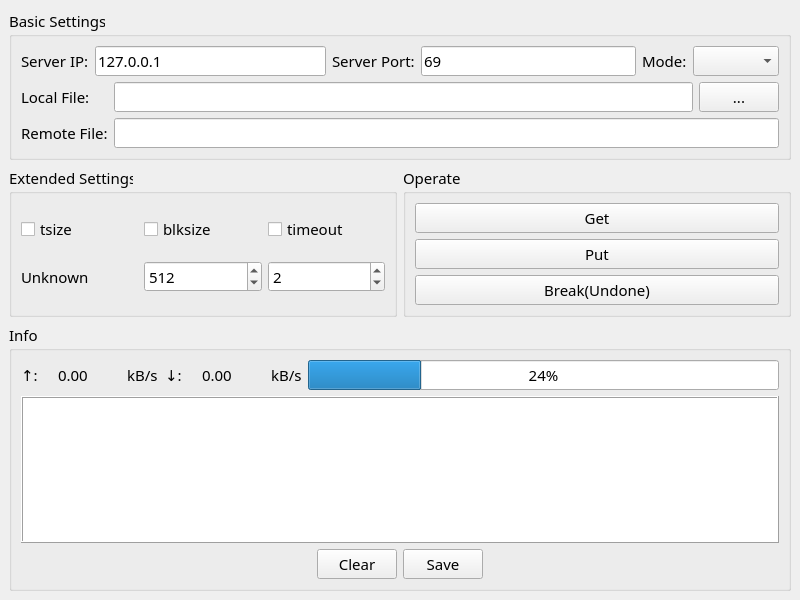
<?xml version="1.0" encoding="UTF-8"?>
<ui version="4.0">
 <class>MainWindow</class>
 <widget class="QMainWindow" name="MainWindow">
  <property name="geometry">
   <rect>
    <x>0</x>
    <y>0</y>
    <width>800</width>
    <height>600</height>
   </rect>
  </property>
  <property name="font">
   <font>
    <family>新宋体</family>
    <pointsize>11</pointsize>
   </font>
  </property>
  <property name="windowTitle">
   <string>TFTP CLIENT by XBA</string>
  </property>
  <property name="windowIcon">
   <iconset resource="images/images.qrc">
    <normaloff>:/icon.png</normaloff>:/icon.png</iconset>
  </property>
  <widget class="QWidget" name="centralwidget">
   <layout class="QVBoxLayout" name="verticalLayout_6">
    <item>
     <widget class="QGroupBox" name="groupBox_2">
      <property name="title">
       <string>Basic Settings</string>
      </property>
      <layout class="QVBoxLayout" name="verticalLayout_5">
       <item>
        <layout class="QHBoxLayout" name="horizontalLayout_8">
         <item>
          <layout class="QHBoxLayout" name="horizontalLayout_4">
           <item>
            <widget class="QLabel" name="ServerIPLabel">
             <property name="frameShape">
              <enum>QFrame::NoFrame</enum>
             </property>
             <property name="frameShadow">
              <enum>QFrame::Raised</enum>
             </property>
             <property name="text">
              <string>Server IP:</string>
             </property>
            </widget>
           </item>
           <item>
            <widget class="QLineEdit" name="ServerIPLineEdit">
             <property name="text">
              <string>127.0.0.1</string>
             </property>
             <property name="maxLength">
              <number>512</number>
             </property>
            </widget>
           </item>
          </layout>
         </item>
         <item>
          <layout class="QHBoxLayout" name="horizontalLayout_6">
           <item>
            <widget class="QLabel" name="ServerPortLabel">
             <property name="frameShape">
              <enum>QFrame::NoFrame</enum>
             </property>
             <property name="frameShadow">
              <enum>QFrame::Raised</enum>
             </property>
             <property name="text">
              <string>Server Port:</string>
             </property>
            </widget>
           </item>
           <item>
            <widget class="QLineEdit" name="ServerPortLineEdit">
             <property name="focusPolicy">
              <enum>Qt::StrongFocus</enum>
             </property>
             <property name="text">
              <string>69</string>
             </property>
             <property name="maxLength">
              <number>128</number>
             </property>
            </widget>
           </item>
          </layout>
         </item>
         <item>
          <layout class="QHBoxLayout" name="horizontalLayout_7">
           <item>
            <widget class="QLabel" name="ModeLabel">
             <property name="text">
              <string>Mode:</string>
             </property>
            </widget>
           </item>
           <item>
            <widget class="QComboBox" name="ModeComboBox"/>
           </item>
          </layout>
         </item>
        </layout>
       </item>
       <item>
        <layout class="QHBoxLayout" name="horizontalLayout_3">
         <item>
          <layout class="QVBoxLayout" name="verticalLayout_3">
           <item>
            <widget class="QLabel" name="LocalFileLabel">
             <property name="frameShape">
              <enum>QFrame::NoFrame</enum>
             </property>
             <property name="frameShadow">
              <enum>QFrame::Raised</enum>
             </property>
             <property name="text">
              <string>Local File:</string>
             </property>
            </widget>
           </item>
           <item>
            <widget class="QLabel" name="RemoteFileLabel">
             <property name="frameShape">
              <enum>QFrame::NoFrame</enum>
             </property>
             <property name="frameShadow">
              <enum>QFrame::Raised</enum>
             </property>
             <property name="text">
              <string>Remote File:</string>
             </property>
            </widget>
           </item>
          </layout>
         </item>
         <item>
          <layout class="QVBoxLayout" name="verticalLayout_2">
           <item>
            <layout class="QHBoxLayout" name="horizontalLayout_2">
             <item>
              <widget class="QLineEdit" name="LocalFileLineEdit">
               <property name="maxLength">
                <number>512</number>
               </property>
              </widget>
             </item>
             <item>
              <widget class="QPushButton" name="dirBtn">
               <property name="text">
                <string>...</string>
               </property>
               <property name="icon">
                <iconset resource="images/images.qrc">
                 <normaloff>:/openFile.png</normaloff>:/openFile.png</iconset>
               </property>
              </widget>
             </item>
            </layout>
           </item>
           <item>
            <widget class="QLineEdit" name="RemoteFileLineEdit">
             <property name="maxLength">
              <number>512</number>
             </property>
             <property name="frame">
              <bool>true</bool>
             </property>
             <property name="clearButtonEnabled">
              <bool>false</bool>
             </property>
            </widget>
           </item>
          </layout>
         </item>
        </layout>
       </item>
      </layout>
     </widget>
    </item>
    <item>
     <layout class="QHBoxLayout" name="horizontalLayout_5">
      <item>
       <widget class="QGroupBox" name="groupBox">
        <property name="title">
         <string>Extended Settings</string>
        </property>
        <layout class="QHBoxLayout" name="horizontalLayout">
         <item>
          <layout class="QGridLayout" name="gridLayout">
           <item row="0" column="0">
            <widget class="QCheckBox" name="tsizeCheckBox">
             <property name="autoFillBackground">
              <bool>false</bool>
             </property>
             <property name="text">
              <string>tsize</string>
             </property>
            </widget>
           </item>
           <item row="0" column="1">
            <widget class="QCheckBox" name="blksizeCheckBox">
             <property name="text">
              <string>blksize</string>
             </property>
            </widget>
           </item>
           <item row="0" column="2">
            <widget class="QCheckBox" name="timeoutCheckBox">
             <property name="text">
              <string>timeout</string>
             </property>
            </widget>
           </item>
           <item row="1" column="0">
            <widget class="QLabel" name="tsizeLabel">
             <property name="layoutDirection">
              <enum>Qt::LeftToRight</enum>
             </property>
             <property name="text">
              <string>Unknown</string>
             </property>
            </widget>
           </item>
           <item row="1" column="1">
            <widget class="QSpinBox" name="blksizeSpinBox">
             <property name="frame">
              <bool>true</bool>
             </property>
             <property name="maximum">
              <number>16384</number>
             </property>
             <property name="value">
              <number>512</number>
             </property>
            </widget>
           </item>
           <item row="1" column="2">
            <widget class="QSpinBox" name="timeoutSpinBox">
             <property name="maximum">
              <number>255</number>
             </property>
             <property name="value">
              <number>2</number>
             </property>
            </widget>
           </item>
          </layout>
         </item>
        </layout>
       </widget>
      </item>
      <item>
       <widget class="QGroupBox" name="groupBox_3">
        <property name="title">
         <string>Operate</string>
        </property>
        <layout class="QVBoxLayout" name="verticalLayout">
         <item>
          <widget class="QPushButton" name="GetBtn">
           <property name="minimumSize">
            <size>
             <width>30</width>
             <height>0</height>
            </size>
           </property>
           <property name="text">
            <string>Get</string>
           </property>
           <property name="icon">
            <iconset resource="images/images.qrc">
             <normaloff>:/download.png</normaloff>:/download.png</iconset>
           </property>
          </widget>
         </item>
         <item>
          <widget class="QPushButton" name="PutBtn">
           <property name="text">
            <string>Put</string>
           </property>
           <property name="icon">
            <iconset resource="images/images.qrc">
             <normaloff>:/upload.png</normaloff>:/upload.png</iconset>
           </property>
          </widget>
         </item>
         <item>
          <widget class="QPushButton" name="BreakBtn">
           <property name="text">
            <string>Break(Undone)</string>
           </property>
          </widget>
         </item>
        </layout>
       </widget>
      </item>
     </layout>
    </item>
    <item>
     <widget class="QGroupBox" name="groupBox_4">
      <property name="title">
       <string>Info</string>
      </property>
      <layout class="QVBoxLayout" name="verticalLayout_4">
       <item>
        <layout class="QHBoxLayout" name="horizontalLayout_9" stretch="1,2,1,1,2,1,15">
         <item>
          <widget class="QLabel" name="label">
           <property name="text">
            <string>↑:</string>
           </property>
          </widget>
         </item>
         <item>
          <widget class="QLabel" name="UploadLabel">
           <property name="text">
            <string>0.00</string>
           </property>
          </widget>
         </item>
         <item>
          <widget class="QLabel" name="label_4">
           <property name="text">
            <string>kB/s</string>
           </property>
          </widget>
         </item>
         <item>
          <widget class="QLabel" name="label_2">
           <property name="text">
            <string>↓:</string>
           </property>
          </widget>
         </item>
         <item>
          <widget class="QLabel" name="DownloadLabel">
           <property name="text">
            <string>0.00</string>
           </property>
          </widget>
         </item>
         <item>
          <widget class="QLabel" name="label_5">
           <property name="text">
            <string>kB/s</string>
           </property>
          </widget>
         </item>
         <item>
          <widget class="QProgressBar" name="ProgressBar">
           <property name="value">
            <number>24</number>
           </property>
          </widget>
         </item>
        </layout>
       </item>
       <item>
        <widget class="QTextBrowser" name="LogTextBrowser">
         <property name="frameShape">
          <enum>QFrame::Box</enum>
         </property>
         <property name="frameShadow">
          <enum>QFrame::Raised</enum>
         </property>
         <property name="lineWidth">
          <number>1</number>
         </property>
        </widget>
       </item>
       <item>
        <layout class="QHBoxLayout" name="horizontalLayout_10">
         <item>
          <spacer name="horizontalSpacer">
           <property name="orientation">
            <enum>Qt::Horizontal</enum>
           </property>
           <property name="sizeHint" stdset="0">
            <size>
             <width>40</width>
             <height>20</height>
            </size>
           </property>
          </spacer>
         </item>
         <item>
          <widget class="QPushButton" name="ClearBtn">
           <property name="text">
            <string>Clear</string>
           </property>
           <property name="icon">
            <iconset resource="images/images.qrc">
             <normaloff>:/clear.png</normaloff>:/clear.png</iconset>
           </property>
          </widget>
         </item>
         <item>
          <widget class="QPushButton" name="SaveBtn">
           <property name="text">
            <string>Save</string>
           </property>
           <property name="icon">
            <iconset resource="images/images.qrc">
             <normaloff>:/save.png</normaloff>:/save.png</iconset>
           </property>
          </widget>
         </item>
         <item>
          <spacer name="horizontalSpacer_2">
           <property name="orientation">
            <enum>Qt::Horizontal</enum>
           </property>
           <property name="sizeHint" stdset="0">
            <size>
             <width>40</width>
             <height>20</height>
            </size>
           </property>
          </spacer>
         </item>
        </layout>
       </item>
      </layout>
     </widget>
    </item>
   </layout>
  </widget>
 </widget>
 <resources>
  <include location="images/images.qrc"/>
 </resources>
 <connections/>
</ui>
